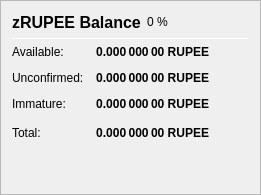
                   <widget class="QFrame" name="frame_ZerocoinBalances">
                    <property name="frameShape">
                     <enum>QFrame::StyledPanel</enum>
                    </property>
                    <property name="frameShadow">
                     <enum>QFrame::Raised</enum>
                    </property>
                    <layout class="QVBoxLayout" name="verticalLayout_7">
                     <item>
                      <layout class="QHBoxLayout" name="horizontalLayout_8" stretch="0,0,0">
                       <item>
                        <widget class="QLabel" name="label_5z_3">
                         <property name="minimumSize">
                          <size>
                           <width>0</width>
                           <height>20</height>
                          </size>
                         </property>
                         <property name="font">
                          <font>
                           <pointsize>12</pointsize>
                           <weight>75</weight>
                           <bold>true</bold>
                          </font>
                         </property>
                         <property name="text">
                          <string>zRUPEE Balance</string>
                         </property>
                        </widget>
                       </item>
                       <item>
                        <widget class="QLabel" name="labelzRUPEEPercent">
                         <property name="text">
                          <string notr="true">0 %</string>
                         </property>
                        </widget>
                       </item>
                       <item>
                        <spacer name="horizontalSpacer_11">
                         <property name="orientation">
                          <enum>Qt::Horizontal</enum>
                         </property>
                         <property name="sizeHint" stdset="0">
                          <size>
                           <width>40</width>
                           <height>20</height>
                          </size>
                         </property>
                        </spacer>
                       </item>
                      </layout>
                     </item>
                     <item>
                      <widget class="Line" name="line_ZerocoinBalance">
                       <property name="minimumSize">
                        <size>
                         <width>0</width>
                         <height>1</height>
                        </size>
                       </property>
                       <property name="maximumSize">
                        <size>
                         <width>16777215</width>
                         <height>1</height>
                        </size>
                       </property>
                       <property name="orientation">
                        <enum>Qt::Horizontal</enum>
                       </property>
                      </widget>
                     </item>
                     <item>
                      <layout class="QGridLayout" name="gridLayout_5">
                       <property name="spacing">
                        <number>12</number>
                       </property>
                       <item row="1" column="0">
                        <widget class="QLabel" name="labelzBalanceMatureText">
                         <property name="toolTip">
                          <string>Mature: more than 20 confirmation and more than 1 mint of the same denomination after it was minted.
These zRUPEE are spendable.</string>
                         </property>
                         <property name="text">
                          <string>Available:</string>
                         </property>
                        </widget>
                       </item>
                       <item row="1" column="1">
                        <widget class="QLabel" name="labelzBalanceMature">
                         <property name="font">
                          <font>
                           <weight>75</weight>
                           <bold>true</bold>
                          </font>
                         </property>
                         <property name="toolTip">
                          <string>Mature: more than 20 confirmation and more than 1 mint of the same denomination after it was minted.
These zRUPEE are spendable.</string>
                         </property>
                         <property name="text">
                          <string notr="true">0.000 000 00 RUPEE</string>
                         </property>
                         <property name="alignment">
                          <set>Qt::AlignRight|Qt::AlignTrailing|Qt::AlignVCenter</set>
                         </property>
                        </widget>
                       </item>
                       <item row="2" column="0">
                        <widget class="QLabel" name="labelzBalanceUnconfirmedText">
                         <property name="toolTip">
                          <string>Unconfirmed: less than 20 confirmations
Immature: confirmed, but less than 1 mint of the same denomination after it was minted</string>
                         </property>
                         <property name="text">
                          <string>Unconfirmed:</string>
                         </property>
                        </widget>
                       </item>
                       <item row="2" column="1">
                        <widget class="QLabel" name="labelzBalanceUnconfirmed">
                         <property name="font">
                          <font>
                           <weight>75</weight>
                           <bold>true</bold>
                          </font>
                         </property>
                         <property name="toolTip">
                          <string>Unconfirmed: less than 20 confirmations
Immature: confirmed, but less than 1 mint of the same denomination after it was minted</string>
                         </property>
                         <property name="text">
                          <string notr="true">0.000 000 00 RUPEE</string>
                         </property>
                         <property name="alignment">
                          <set>Qt::AlignRight|Qt::AlignTrailing|Qt::AlignVCenter</set>
                         </property>
                        </widget>
                       </item>
                       <item row="3" column="0">
                        <widget class="QLabel" name="labelzBalanceImmatureText">
                         <property name="toolTip">
                          <string>Unconfirmed: less than 20 confirmations
Immature: confirmed, but less than 1 mint of the same denomination after it was minted</string>
                         </property>
                         <property name="text">
                          <string>Immature:</string>
                         </property>
                        </widget>
                       </item>
                       <item row="3" column="1">
                        <widget class="QLabel" name="labelzBalanceImmature">
                         <property name="font">
                          <font>
                           <weight>75</weight>
                           <bold>true</bold>
                          </font>
                         </property>
                         <property name="toolTip">
                          <string>Unconfirmed: less than 20 confirmations
Immature: confirmed, but less than 1 mint of the same denomination after it was minted</string>
                         </property>
                         <property name="text">
                          <string notr="true">0.000 000 00 RUPEE</string>
                         </property>
                         <property name="alignment">
                          <set>Qt::AlignRight|Qt::AlignTrailing|Qt::AlignVCenter</set>
                         </property>
                        </widget>
                       </item>
                       <item row="4" column="0">
                        <widget class="QLabel" name="labelzBalanceText">
                         <property name="toolTip">
                          <string>Your current zRUPEE balance, unconfirmed and immature zRUPEE included.</string>
                         </property>
                         <property name="text">
                          <string>Total:</string>
                         </property>
                        </widget>
                       </item>
                       <item row="4" column="1">
                        <widget class="QLabel" name="labelzBalance">
                         <property name="font">
                          <font>
                           <weight>75</weight>
                           <bold>true</bold>
                          </font>
                         </property>
                         <property name="cursor">
                          <cursorShape>IBeamCursor</cursorShape>
                         </property>
                         <property name="toolTip">
                          <string>Your current zRUPEE balance, unconfirmed and immature zRUPEE included.</string>
                         </property>
                         <property name="text">
                          <string notr="true">0.000 000 00 RUPEE</string>
                         </property>
                         <property name="alignment">
                          <set>Qt::AlignRight|Qt::AlignTrailing|Qt::AlignVCenter</set>
                         </property>
                         <property name="textInteractionFlags">
                          <set>Qt::LinksAccessibleByMouse|Qt::TextSelectableByKeyboard|Qt::TextSelectableByMouse</set>
                         </property>
                        </widget>
                       </item>
                       <item row="4" column="2">
                        <spacer name="horizontalSpacer_4">
                         <property name="orientation">
                          <enum>Qt::Horizontal</enum>
                         </property>
                         <property name="sizeHint" stdset="0">
                          <size>
                           <width>40</width>
                           <height>20</height>
                          </size>
                         </property>
                        </spacer>
                       </item>
                      </layout>
                     </item>
                     <item>
                      <spacer name="verticalSpacer_4">
                       <property name="orientation">
                        <enum>Qt::Vertical</enum>
                       </property>
                       <property name="sizeHint" stdset="0">
                        <size>
                         <width>20</width>
                         <height>40</height>
                        </size>
                       </property>
                      </spacer>
                     </item>
                    </layout>
                   </widget>
